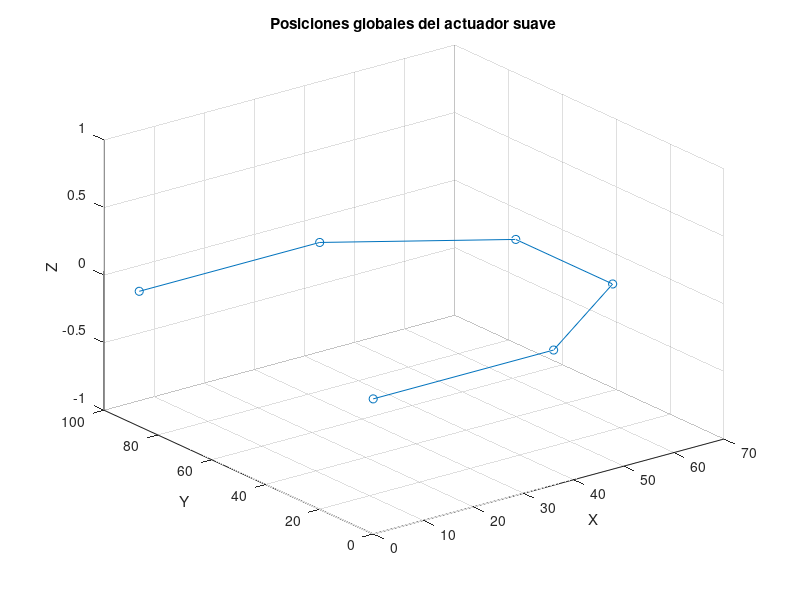

Write MATLAB code to recreate this figure.
%Yuritsa Páez
%Tesis de doctorado
%UPIITA,IPN

%Relación de las matriz de rotación y transformación
%a partir de la longitud del actuador y su deformación


L = 100; % Longitud inicial del actuador en mm
delta_L = 80; % Deformación en mm
L_final = L + delta_L; % Longitud final

% Número de segmentos
n_segments = 5;
segment_length = L_final / n_segments;

% Ángulo de curvatura por segmento 
theta = pi/4; % 45 grados


% Matriz de rotación en torno al eje Z para el ángulo theta
Rz = @(theta) [cos(theta) -sin(theta) 0;
               sin(theta) cos(theta) 0;
               0 0 1];

% Vector de traslación en X por el segmento elongado
d = [segment_length; 0; 0];

% Matriz de transformación homogénea para un segmento
T_segment = @(theta, d) [Rz(theta), d; 0 0 0 1];

% Matriz de transformación homogénea inicial (identidad)
T_total = eye(4);

% Posiciones iniciales y finales de los segmentos
positions = zeros(3, n_segments+1);

for i = 1:n_segments
    % Calcular la transformación del segmento actual
    T_current = T_segment(theta, d);
    
    % Multiplicar con la transformación total
    T_total = T_total * T_current;
    
    % Guardar la posición final del segmento actual
    positions(:, i+1) = T_total(1:3, 4);
end

% Plot de las posiciones de los segmentos
figure;
plot3(positions(1, :), positions(2, :), positions(3, :), 'o-');
xlabel('X');
ylabel('Y');
zlabel('Z');
title('Posiciones globales del actuador suave');
grid on;